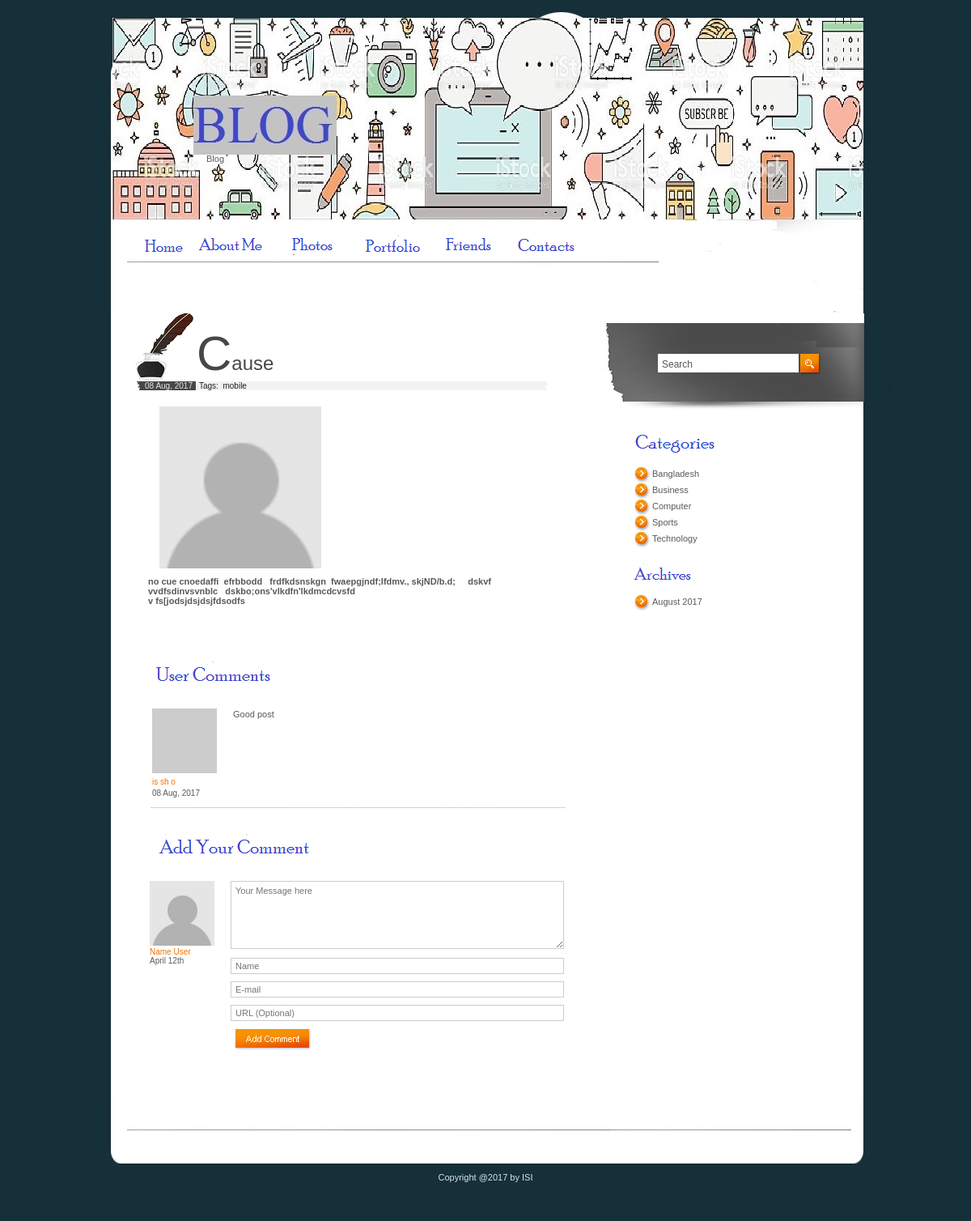
The app's page /index2.php?id=2 with its own data.
### tables this page shows
CREATE TABLE `post` (
  `post_id` int(11) NOT NULL,
  `post_title` varchar(255) NOT NULL,
  `post_description` text NOT NULL,
  `post_image` varchar(500) NOT NULL,
  `cart_id` int(11) NOT NULL,
  `tag_id` int(11) NOT NULL,
  `post_date` varchar(255) NOT NULL,
  `year` varchar(5) NOT NULL,
  `month` varchar(10) NOT NULL,
  `post_timestamp` varchar(255) NOT NULL
);

CREATE TABLE `tbl_comment` (
  `c_id` int(11) NOT NULL,
  `c_name` varchar(255) NOT NULL,
  `c_email` varchar(255) NOT NULL,
  `c_url` varchar(500) NOT NULL,
  `c_message` text NOT NULL,
  `c_date` varchar(255) NOT NULL,
  `post_id` int(11) NOT NULL,
  `active` int(11) NOT NULL
);

CREATE TABLE `category` (
  `cart_id` int(11) NOT NULL,
  `cart_name` varchar(500) NOT NULL
);

CREATE TABLE `tbl_footer` (
  `id` int(11) NOT NULL,
  `description` varchar(255) NOT NULL
);

### index2.php (the view, shortened to what this page needs)
<?php
	if(!isset($_REQUEST['id'])) {
		header("location: index.php");
	}
	else
	{
		$id = $_REQUEST['id'];
	}
?>
<?php include('header.php'); ?>
<?php
include "config.php";
$statement = $db->prepare("SELECT * FROM post WHERE post_id=?");
$statement->execute(array($_REQUEST['id']));
$result = $statement->fetchAll(PDO::FETCH_ASSOC);
foreach($result as $row)
{
	?>
	<div class="post">
		<h2><?php echo $row['post_title']; ?></h2>
		<div>
			<span class="date">
				<?php
					$post_date = $row['post_date'];
					$day = substr($post_date,8,2);
					$month = substr($post_date,5,2);
					$year = substr($post_date,0,4);
					if($month=='08') {$month="Aug";}
					echo $day.' '.$month.', '.$year;
				?>
			</span>
			<span class="categories">
				Tags:&nbsp;
				<?php
					$arr = explode(",",$row['tag_id']);
					$count_arr = count(explode(",",$row['tag_id']));
					$k=0;
					for($j=0;$j<$count_arr;$j++)
					{
						$statement1 = $db->prepare("SELECT * FROM tag WHERE tag_id=?");
						$statement1->execute(array($arr[$j]));
						$result1 = $statement1->fetchAll(PDO::FETCH_ASSOC);
						foreach($result1 as $row1)
						{
							$arr1[$k] = $row1['tag_name'];
						}
						$k++;
					}
					$tag_names = implode(",",$arr1);
					echo $tag_names;
				?>
			</span>
		</div>
		<div class="description">
			<p>
			<a class="fancybox-effects-a" href="uploads/<?php echo $row['post_image']; ?>" title=""><img src="uploads/<?php echo $row['post_image']; ?>" alt="" width="200" /></a>
			<?php echo $row['post_description']; ?>
			</p>
		</div>
	</div>
	<?php
}
?>
<div id="comments">
	<img src="images/title3.gif" alt="" width="216" height="39" /><br />
	<?php
	$statement = $db->prepare("SELECT * FROM tbl_comment WHERE active=1 AND post_id=?");
	$statement->execute(array($id));
	$result = $statement->fetchAll(PDO::FETCH_ASSOC);
	foreach($result as $row)
	{
		?>
		<div class="comment">
			<div class="avatar">
				<?php
					$gravatarMd5 = md5($row['c_email']);
				?>
				<img src="http://www.gravatar.com/avatar/<?php echo $gravatarMd5; ?>" alt="" width="80" height="80"> <br>
				<span>
				<?php
					if(empty($row['c_url']))
					{
						echo $row['c_name'];
					}
					else
					{
						echo "<a href='".$row['c_url']."'>";
						echo $row['c_name'];
						echo "</a>";
					}
				?>
				</span><br />
				<?php
				$year = substr($row['c_date'],0,4);
				$month = substr($row['c_date'],5,2);
				$day = substr($row['c_date'],8,2);
				if($month=='08') {$month_full="Aug";}
				echo $day." ".$month_full.", ".$year;
				?>
			</div>
			<p><?php echo $row['c_message']; ?></p>
		</div>
		<?php
	}
	?>
	<div id="add">
		<img src="images/title4.gif" alt="" width="216" height="47" class="title" /><br />
		<div class="avatar">
			<img src="images/avatar2.gif" alt="" width="80" height="80" /><br />
			<span>Name User</span><br />
			April 12th
		</div>
		<div class="form">
			<form action="index2.php?id=<?php echo $id; ?>" method="post">
				<textarea name="c_message" placeholder="Your Message here"></textarea><br />
				<input type="text" name="c_name" value="" placeholder="Name" /><br />
				<input type="text" name="c_email" placeholder="E-mail" /><br />
				<input type="text" name="c_url" placeholder="URL (Optional)" /><br />
				<input type="image" src="images/button.gif" alt="">
			</form>
		</div>
	</div>
</div>
<?php include('footer.php'); ?>

### footer.php (shortened to what this page needs)
</div>
		<div id="sidebar">
		    <div id="search">
				<input type="text" value="Search"> <a href="#"><img src="images/go.gif" alt="" width="26" height="26" /></a>
			</div>
			<div class="list">
				<img src="images/title1.gif" alt="" width="186" height="36" />
				<ul>
					<?php
						include('config.php');
						$statement = $db->prepare("SELECT * FROM category ORDER BY cart_name ASC");
						$statement->execute();
						$result = $statement->fetchAll(PDO::FETCH_ASSOC);
						foreach($result as $row)
						{
							?>
							<li><a href="category.php?id=<?php echo $row['cart_id']; ?>"><?php echo $row['cart_name']; ?></a></li>
							<?php
						}
					?>
				</ul>
				<img src="images/title2.gif" alt="" width="180" height="34" />
				<?php
					$j=0;
					$statement = $db->prepare("SELECT distinct(post_date) FROM post ORDER BY post_date DESC");
					$statement->execute();
					$result = $statement->fetchAll(PDO::FETCH_ASSOC);
					foreach($result as $row)
					{
						$ym = substr($row['post_date'],0,7);
						$arr_date[$j] = $ym;
						$j++;
					}
					$result = array_unique($arr_date);
					$final_val = implode(",",$result);
					$final_arr_date = explode(",",$final_val);
					$final_arr_date_count = count(explode(",",$final_val));
				?>
				<ul>
					<?php
					for($j=0;$j<$final_arr_date_count;$j++)
					{
						$year = substr($final_arr_date[$j],0,4);
						$month = substr($final_arr_date[$j],5,2);
						if($month=='08') {$month_full="August";}
						?>
						<li><a href="archive.php?date=<?php echo $final_arr_date[$j]; ?>"><?php echo $month_full.' '.$year; ?></a></li>
						<?php
					}
					?>
				</ul>
			</div>
		</div>
	</div>
	<div id="footer">
		<p>
			<?php
				include('config.php');
				$statement = $db->prepare("SELECT * FROM tbl_footer WHERE id=1");
				$statement->execute();
				$result = $statement->fetchAll(PDO::FETCH_ASSOC);
				foreach($result as $row)
				{
					echo $row['description'];
				}
			?>
		</p>
	</div>
</body>
</html>

### styleblog.css (style rules this page uses)
* { margin:0px; padding:0px; }
img { border:0px }
html { width:100%; height:100%; background-color:#163039; }
body { width:1000px; height:100%; position:relative; margin:0 auto; background-image:url(images/bg.gif); background-position:top left; background-repeat:repeat-y; }
html > body { height:auto; min-height:100%; }
#footer { height:150px; position:absolute; bottom:0px; background-image:url(images/footer_bg.jpg); background-position:top left; background-repeat:no-repeat; width:1000px; font-family:Tahoma, sans-serif; font-size:11px; color:#D8E4E8; }
#footer p { width:100%; text-align:center; padding:90px 0 0 0 }
#sidebar { width:356px; float:left }
.post { padding:0 0 35px 0; overflow:hidden; width:532px; float:left; }
.post h2 { font-family:Arial, Helvetica, sans-serif; font-size:24px; color:#474747; font-weight:normal; display:block; padding:15px 0 0 75px; / line-height:70px; background-image:url(images/h_bg.jpg); background-position:bottom left; background-repeat:no-repeat; }
.post h2:first-letter { font-size:60px; }
.date { display:block; float:left; background-image:url(images/date_bg.gif); background-position:top left; background-repeat:no-repeat; width:70px; text-align:right; font-family:Arial, Helvetica, sans-serif; font-size:10px; color:#E6E5E5; padding:0 4px 0 0 }
.categories { display:block; float:left; background-image:url(images/categories_bg.gif); background-position:top left; background-repeat:no-repeat; width:454px; font-family:Arial, Helvetica, sans-serif; font-size:10px; color:#1D1D1D; padding:0 0 0 4px }
.description { width:500px; padding:20px 0 0 0; float:left; margin:0 0 15px 0; }
.post .description img { float:left; padding:0 10px 10px 14px; margin:0px; }
.post .description p { padding:0 0 0 15px; }
#search { background-image:url(images/search_bg.jpg); background-position:top left; background-repeat:no-repeat; width:356px; height:124px; margin:0 0 20px 0 }
#search input { width:169px; height:20px; border:0px; line-height:15px; font-family:Arial, Helvetica, sans-serif; font-size:12px; color:#595959; margin:50px 0 0 69px; padding:3px 0 0 5px; float:left }
#search a { display:block; float:left; margin:50px 0 0 2px }
.list { padding:0 0 15px 35px; }
.list ul { width:290px; overflow:hidden; padding:5px 0 15px 5px }
.list li { list-style-type:none; background-image:url(images/bullet.gif); background-position:top left; background-repeat:no-repeat; padding:0 0 5px 22px; line-height:15px; height:15px; width:240px; float:left; }
.list a { font-family:Arial, Helvetica, sans-serif; font-size:11px; color:#595959; text-decoration:none; }
.post p { width:511px; padding:13px 0 0 20px; }
.post p img { margin:5px 0 0 0 }
#comments { padding:15px 0 0 17px; width:515px; float:left; display:inline; }
#posts .comment { background-image:url(images/dots.gif); background-position:bottom left; background-repeat:repeat-x; padding:20px 0 11px 2px; line-height:14px; font-family:Arial, Helvetica, sans-serif; font-size:11px; float:left; border:1px solid white }
.comment span, .avatar span { font-family:Arial, Helvetica, sans-serif; font-size:10px; color:#F17102; padding:0px; }
.avatar { width:100px; float:left; font-size:10px; }
#posts .comment p { display:block; float:left; width:410px; }
#add { padding:25px 0 50px 0; float:left }
.title { margin:0 0 15px 0 }
.form { width:412px; float:left; }
.form input { width:405px; border:1px solid #CCCCCC; height:18px; margin:0 0 9px 0; padding:0 0 0 5px; font-family:Arial, Helvetica, sans-serif; font-size:11px; color:#595959 }
.form textarea { width:405px; border:1px solid #CCCCCC; height:77px; overflow:hidden; margin:0 0 9px 0; padding:5px 0 0 5px; font-family:Arial, Helvetica, sans-serif; font-size:11px; color:#595959 }
input[type="image"] { width: 94px; height: 27px; border:0; }

### records on screen
post: post_title "Cause", post_date "08", post_date "Aug", post_date "2017", tag_names "mobile", post_image (picture), post_description "no cue cnoedaffi efrbbodd frdfkdsnskgn fwaepgjndf;lfdmv., skjND/b.d; dskvf vvdfsdinvsvnblc dskbo;ons'vlkdfn'lkdmcdcvsfd v fs[jodsjdsjdsjfdsodfs"
tbl_comment: c_name "is sh o", c_date "08", c_date "Aug", c_date "2017", c_message "Good post"
category: cart_name "Bangladesh"
category: cart_name "Business"
category: cart_name "Computer"
category: cart_name "Sports"
category: cart_name "Technology"
tbl_footer: description "Copyright @2017 by ISI"

### other values on screen
$month_full "August"
$year "2017"
